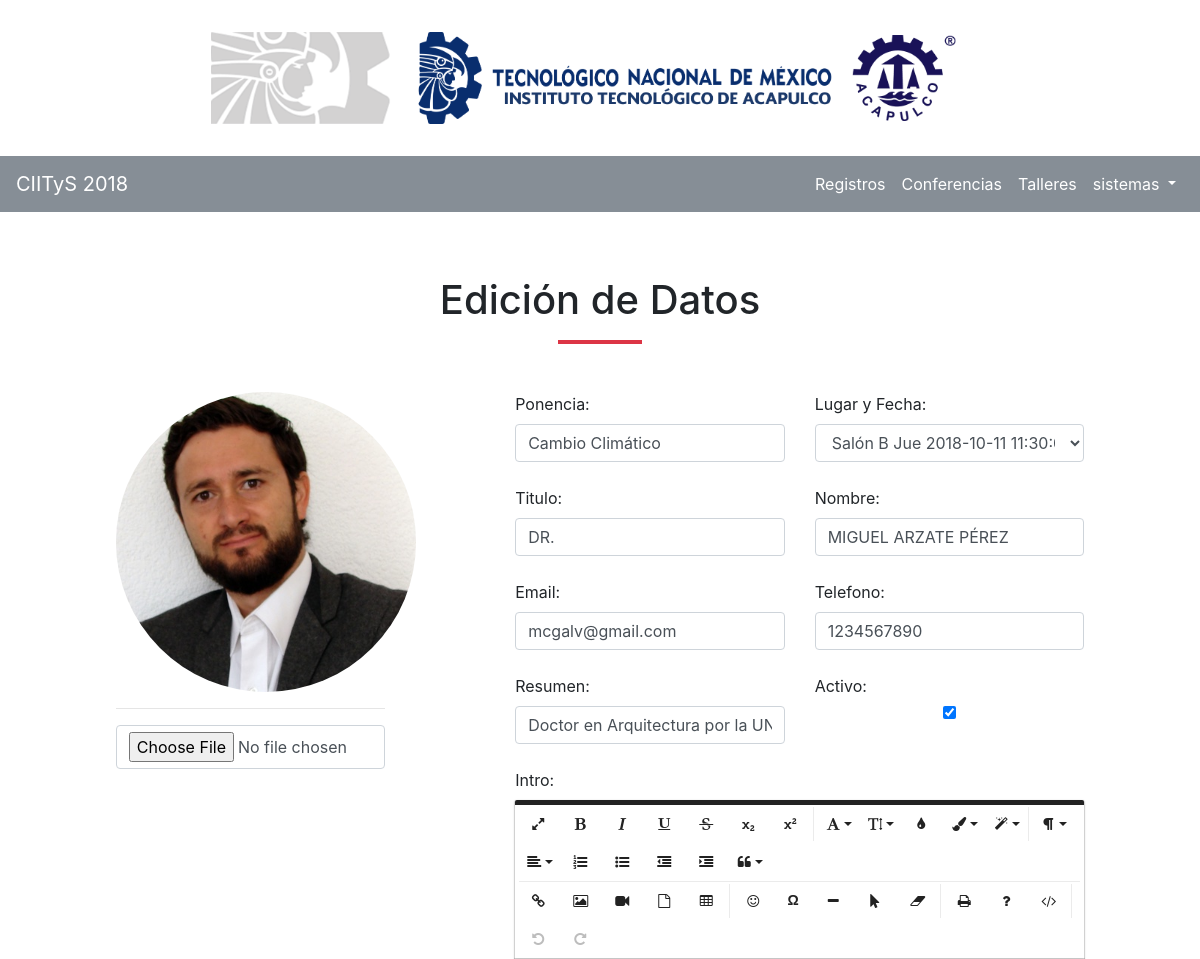
Before: /ponentes/editar/1 (signed in, upper part) with the older database file.
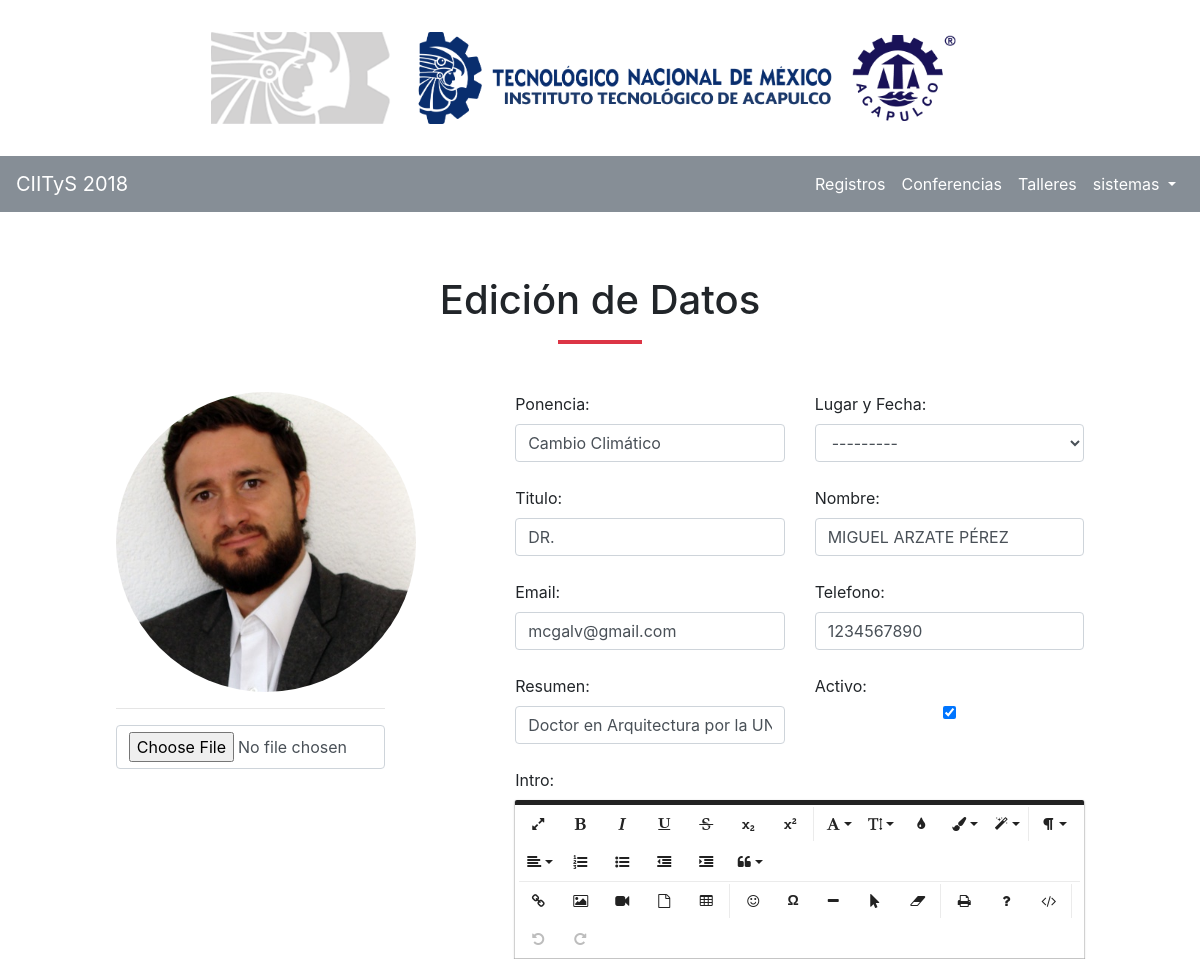
After: the same page with the newer database file.
### registro/models.py (models this page shows, shortened)
class Ponente(models.Model):
	TIPOS = [
		("ponente", "Ponente"),
		("profesor", "Profesor"),
	]
	CARRERAS = [
		("arquitectura", "Arquitectura"),
		("bioquimica", "Ingeniería Bioquímica"),
		("electromecanica", "Ingeniería Electromecánica"),
		("sistemas", "Ingeniería en Sistemas Computacionales"),
		("gestion", "Ingenieria en Gestión Empresarial"),
		("administracion", "Licenciatura en Administración"),
		("contabilidad", "Contador Público"),
	]
	fecha_registro = models.DateField(auto_now_add=True)
	fecha_modificacion = models.DateField(auto_now=True)
	user = models.ForeignKey(User, on_delete=models.CASCADE, null=True)
	ponencia = models.CharField(max_length=255)
	horario = models.ForeignKey(Horario, on_delete=models.SET_NULL, null=True)
	foto_ponencia = models.ImageField(blank=True, null=True)
	carrera = models.CharField(max_length=255, choices=CARRERAS)
	nombre = models.CharField(max_length=255)
	email = models.EmailField(max_length=255)
	telefono = models.CharField(max_length=20)
	titulo = models.CharField(max_length=50)
	resumen = models.CharField(max_length=255)
	intro = models.TextField()
	foto = models.ImageField(blank=True)
	activo = models.BooleanField()
	tipo = models.CharField(max_length=255, choices=TIPOS, default="ponente")

### registro/views.py (the view)
# urls.py: path('ponentes/editar/<int:id>', views.ponentes_editar, name="ponentes_editar"),
@login_required
def ponentes_editar(request, id):
	if not request.user.is_staff:
		return redirect("registros")
	registro = get_object_or_404(Ponente, pk=id)
	if request.method == 'POST':
		form = PonenteModelForm(request.POST, request.FILES, instance=registro, user=request.user)
		if form.is_valid():
			ponente = form.save(commit=False)
			if request.FILES and request.FILES["foto"]:
				ponente.foto = request.FILES["foto"]
			ponente.save()
			return redirect('ponentes')
	else:
		form = PonenteModelForm(instance=registro, user=request.user)
	context = {
		"form" : form,
		"data" : registro
	}
	return render(request, "registro/ponentes_editar.html", context)

### registro/forms.py
class PonenteModelForm(ModelForm):
	class Meta:
		model = Ponente
		labels = {
			'horario' : 'Lugar y Fecha',
		}
		fields = ("ponencia", "horario", "titulo", "nombre", "email", "telefono", "resumen", "activo", "intro")
	def __init__(self, *args, **kwargs):
		user = kwargs.pop('user')
		super(PonenteModelForm, self).__init__(*args, **kwargs)
		self.fields['horario'].queryset = Horario.objects.filter(user__exact=user).order_by('sala', 'fecha', 'hora')

### registro/models.py (called while the page is built)
	def __str__(self):
		return self.sala + " " + str(self.dia) + " " + str(self.fecha) + " " + str(self.hora) + " - " + str(self.hora_fin)

### registro/templates/registro/ponentes_editar.html (shortened to what this page needs)
{% extends 'baseadmin.html' %}
{% load static %}
{% block content %}
<section>
<div class="row">
	<div class="col text-center">
		<h1>Edición de Datos</h1>
		<hr class="divider red">
	</div>
</div>
<form action="" method="post" enctype="multipart/form-data">
<div class="row">
	<div class="col-3 offset-1 text-center">
		{% if data.foto %}
		<img src="{{ data.foto.url }}" class="image rounded-circle" alt="foto del Ponente">
		{% elif not data.foto %}
		<img src="{% static 'img/default.png' %}" class="image" alt="Imagen Ponente Default" style="width: 100%;">
		{% endif %}
		<hr>
		<input type="file" name="foto" id="foto_id" class="form-control">
	</div>
	<div class="col-6 offset-1">
		<div class="row">
	    {% for field in form %}
			{% if field.name == 'intro' %}
			<div class="col-12">
				{{ field.label_tag }}
	    		<br>
			</div>
			{% else %}
			<div class="col-6">
				{{ field.label_tag }}
				{{ field }}
	    		<br>
			</div>
			{% endif %}
	    {% endfor %}
		</div>
	</div>
</div>
</form>
</section>
{% endblock %}

Changed rows visible on the page:
changed Ponente "Cambio Climático": horario "Salón B Jue 2018-10-11 11:30:00 - 12:30:00" → "---------"
